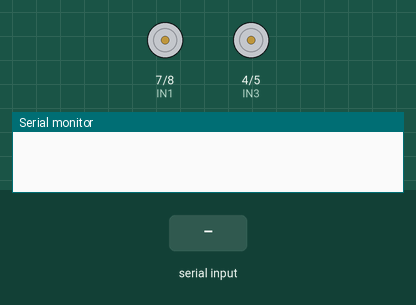
This sketch was run on a simulated Arduino Uno, built with avr-gcc and run on an emulated ATmega328P. On the bench: motor-driver pin pairs drawn as motors (green arrow = first pin HIGH = forward, orange = second pin HIGH = backward, longer = more drive, scaled by the enable pin), the last lines printed to the serial monitor. The test bench sets the inputs (shaded band).

Above: at 1.2 s.
1.3 s: "R" received over the second serial link
At 2.0 s:
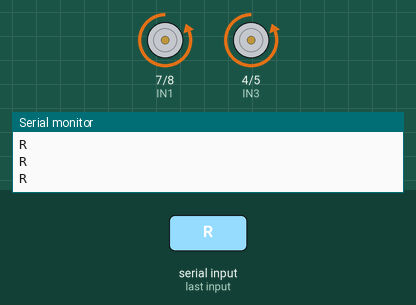
2.8 s: "L" received over the second serial link
At 3.3 s:
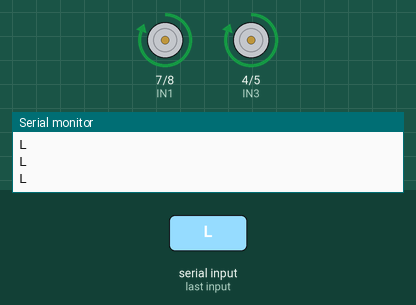
4.3 s: "F" received over the second serial link
At 5.5 s:
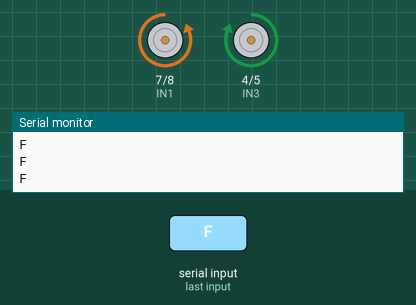
5.8 s: "B" received over the second serial link
At 6.7 s:
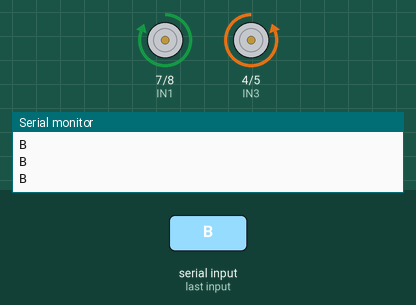
Timing chart, 0 to 8.3 s (numbered marks = the images above; inputs shaded):
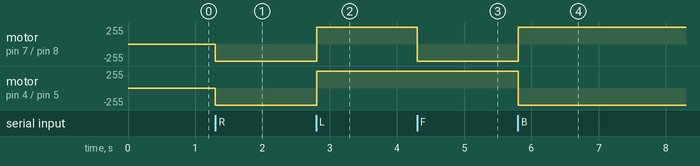

The sketch:

CDR_AUTO_FINAL.ino
```cpp
#include <SoftwareSerial.h>

#define IN1 7
#define IN2 8
#define IN3 4
#define IN4 5
#define EN 6
#define EN2 3
#define TXD 11
#define RXD 10

SoftwareSerial BT(TXD, RXD);

char data;

void setup() {
  pinMode(IN2, OUTPUT);
  pinMode(IN1, OUTPUT);
  pinMode(IN4, OUTPUT);
  pinMode(IN3, OUTPUT);
  pinMode(EN, OUTPUT);
  pinMode(EN2, OUTPUT);
  digitalWrite(EN, HIGH);
  digitalWrite(EN2, HIGH);
  Serial.begin(9600);
  BT.begin(9600);
}

void loop() {
  if (BT.available()) {
    data = BT.read();

  }
  maquinaAuto();
}

void maquinaAuto() {
  if (data == 'S') {
    Serial.println(data);
    Stop();
  }
  if (data == 'R') {
    Serial.println(data);
    Right();
  }
  if (data == 'L') {
    Serial.println(data);
    Left();
  }
  if (data == 'F') {
    Serial.println(data);
    Forward();
  }
  if (data == 'B') {
    Serial.println(data);
    Back();
  }
}

void Right() {
  digitalWrite(IN1, LOW);
  digitalWrite(IN2, HIGH);
  digitalWrite(IN3, LOW);
  digitalWrite(IN4, HIGH);
}

void Left() {
  digitalWrite(IN1, HIGH);
  digitalWrite(IN2, LOW);
  digitalWrite(IN3, HIGH);
  digitalWrite(IN4, LOW);
}

void Forward() {
  digitalWrite(IN1, LOW);
  digitalWrite(IN2, HIGH);
  digitalWrite(IN3, HIGH);
  digitalWrite(IN4, LOW);
}

void Back() {
  digitalWrite(IN1, HIGH);
  digitalWrite(IN2, LOW);
  digitalWrite(IN3, LOW);
  digitalWrite(IN4, HIGH);
}

void Stop() {
  digitalWrite(IN1, LOW);
  digitalWrite(IN2, LOW);
  digitalWrite(IN3, LOW);
  digitalWrite(IN4, LOW);
}
```

Measured:
- after the input at 1.3 s, motor on pin 7 (IN1) / pin 8 (IN2), motor on pin 4 (IN3) / pin 5 (IN4): stopped → backward 255/255 at once
- after the input at 2.8 s, motor on pin 7 (IN1) / pin 8 (IN2), motor on pin 4 (IN3) / pin 5 (IN4): backward 255/255 → forward 255/255 at once
- after the input at 4.3 s, motor on pin 7 (IN1) / pin 8 (IN2): forward 255/255 → backward 255/255 at once
- after the input at 5.8 s, motor on pin 7 (IN1) / pin 8 (IN2): backward 255/255 → forward 255/255 at once; motor on pin 4 (IN3) / pin 5 (IN4): forward 255/255 → backward 255/255 at once
